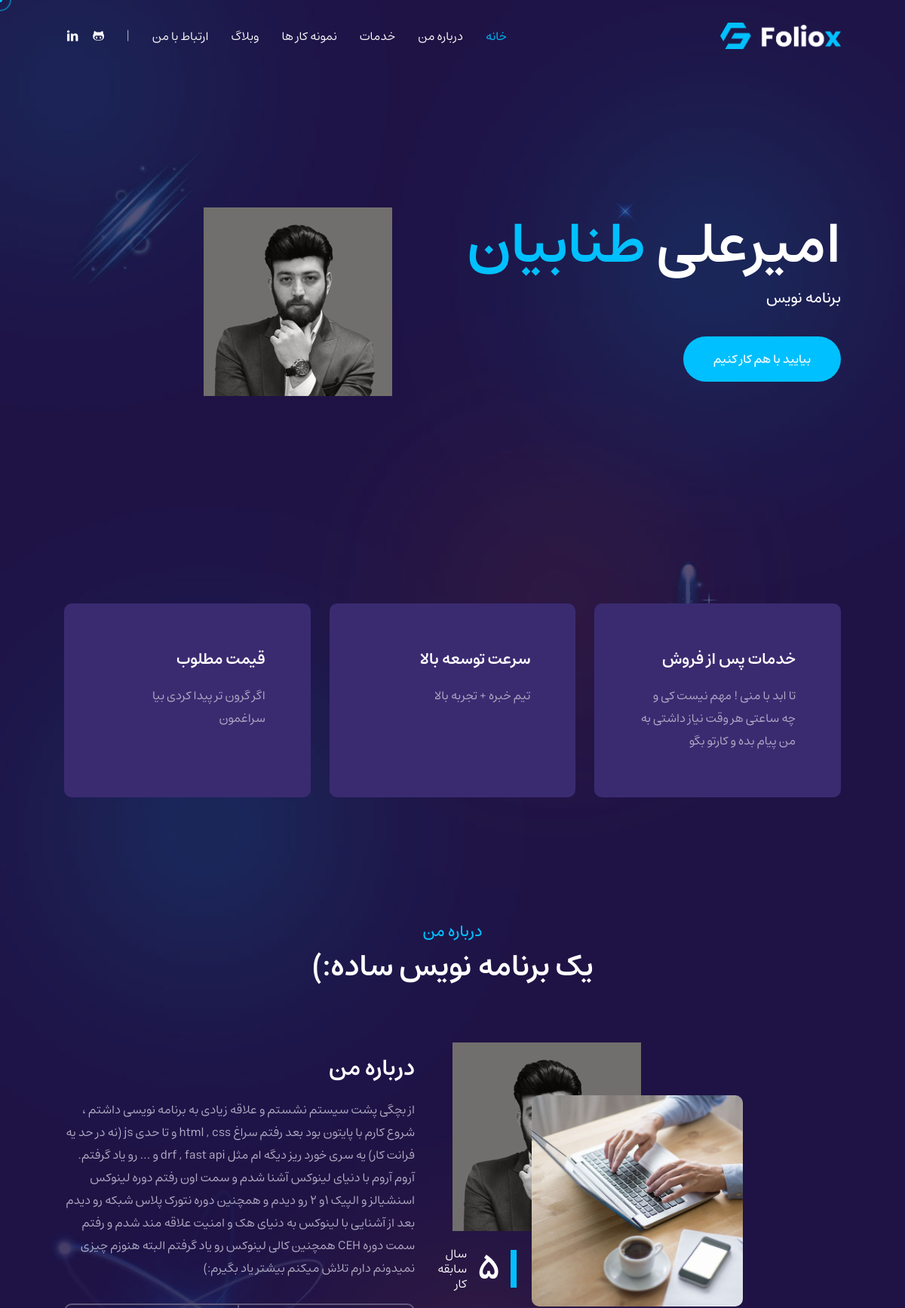
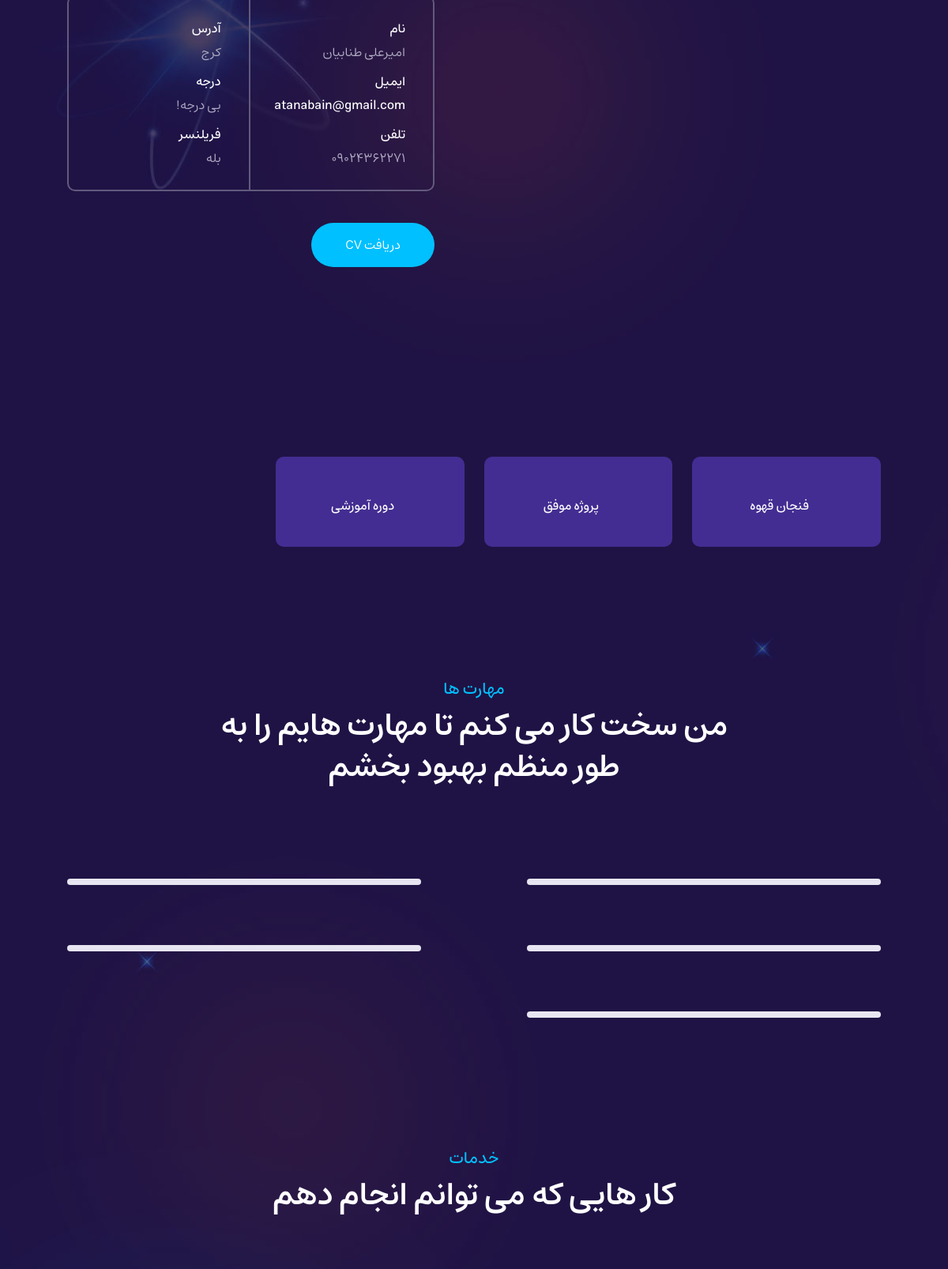
The page / (upper part) on the database its author committed (2 pictures, top to bottom).
### home_module/models.py (models this page shows, shortened)
class InfoModel(models.Model):
    name = models.CharField(max_length=50, verbose_name="نام")
    last_name = models.CharField(max_length=50, verbose_name="نام خانوادگی")
    short_discription = models.CharField(max_length=50, verbose_name="توضیح کوتاه")
    short_about = models.CharField(max_length=255, verbose_name="درباره شما(کوتاه)")
    about = models.TextField(verbose_name="درباره شما")
    phone_number = models.CharField(verbose_name="تلفن همراه", max_length=15)
    email = models.EmailField(verbose_name="ایمیل")
    small_address = models.CharField(verbose_name="شهر", max_length=100)
    is_freelancer = models.BooleanField(verbose_name="آیا فریلنسر هستید؟", default=True)
    work_experience = models.IntegerField(verbose_name="سابقه کار", validators=[
        MinValueValidator(0, "حداقل سابقه کار ۰ میباشد")
    ])
    degree = models.CharField(max_length=100, verbose_name="درجه")
    avatar = models.ImageField(upload_to="avatar/", verbose_name="تصویر پروفایل", null=True, blank=True)
    instagram_address = models.URLField(verbose_name="آدرس اینستاگرام (‌اختیاری)", null=True, blank=True)
    telegram_address = models.URLField(verbose_name="آدرس تلگرام (‌اختیاری)", null=True, blank=True)
    github_address = models.URLField(verbose_name="آدرس گیت ها (‌اختیاری)", null=True, blank=True)
    linkedin_address = models.URLField(verbose_name="آدرس لینکدین (‌اختیاری)", null=True, blank=True)
    is_active = models.BooleanField(verbose_name="فعال / غیرفعال", default=True)
    def full_name(self):
        return f'{self.name} {self.last_name}'
    class Meta:
        verbose_name = "تنظیم"
        verbose_name_plural = "تنظیمات"

class AttributeModel(models.Model):
    title = models.CharField(verbose_name="نام ویژگی", max_length=255)
    short_discription = models.CharField(verbose_name="توضیحی کوتاه", max_length=255)
    class Meta:
        verbose_name = "ویژگی"
        verbose_name_plural = "ویژگی ها"

class StatsModel(models.Model):
    title = models.CharField(max_length=250, verbose_name="عنوان")
    stats = models.IntegerField(verbose_name="عدد", validators=[
        MinValueValidator(0, 'نمیتوانید مقدار کمتر از صفر وارد کنید')
    ])
    class Meta:
        verbose_name = "آمار"
        verbose_name_plural = "آمار"

class SkillModel(models.Model):
    skill_name = models.CharField(max_length=100, verbose_name="نام مهارت")
    proficiency_level = models.IntegerField(verbose_name="درصد تسلط", validators=[
        MinValueValidator(0, "کمترین مقدار تسلط صفر است."),
        MaxValueValidator(100, "بیشترین مقدار تسلط ۱۰۰ است")
    ])
    class Meta:
        verbose_name = "مهارت"
        verbose_name_plural = "مهارت ها"

### home_module/views.py (the view, shortened to what this page needs)
# urls.py: path("", HomeView.as_view(), name="home_url"),
class HomeView(View):
    def dispatch(self, request, *args, **kwargs):
        info = InfoModel.objects.filter(is_active=True).last()
        skills = SkillModel.objects.all()
        comments = CommentModels.objects.all()
        educations = EducationModel.objects.all()
        experiences = WorkExperience.objects.all()
        try:
            stats = StatsModel.objects.all()[4]
        except IndexError:
            stats = StatsModel.objects.all()
        try:
            attributes = AttributeModel.objects.all()[3]
        except IndexError:
            attributes = AttributeModel.objects.all()
        portfolio_cats = PortfolioCategoryModel.objects.all()
        portfolios = PortfolioModel.objects.all()
        contact_form = ContactUsModelForm()
        try:
            blog_posts = ArticleModel.objects.filter(is_active=True).order_by("-id")[:3]
        except IndexError:  # dont have more then 3 post
            blog_posts = ArticleModel.objects.filter(is_active=True)
        self.context = {
            "info": info,
            "skills": skills,
            "comments": comments,
            "stats": stats,
            "educations": educations,
            "experiences": experiences,
            "attributes": attributes,
            "portfolio_cats": portfolio_cats,
            "portfolios": portfolios,
            "form": contact_form,
            "posts": blog_posts,
        }
        return super().dispatch(request, *args, **kwargs)
    def get(self, request: HttpRequest):
        return render(request, "index.html", self.context)

### templates/index.html (shortened to what this page needs)
{% load static %}
{% load jformat %}
<!DOCTYPE html>
<html lang="en">
<head>
	<link rel="stylesheet" type="text/css" href="{% static 'css/plugins.css' %}"/>
	<link rel="stylesheet" type="text/css" href="{% static 'css/style.css' %}"/>
</head>
<body>
<div class="foliox_tm_all_wrap" data-magic-cursor="show">
	<div class="foliox_tm_header">
		<div class="container">
			<div class="inner">
				<div class="logo">
					<a class="anchor" href="#home"><img src="{% static 'images/logo/logo.png' %}" alt=""/></a>
				</div>
				<div class="details">
					<div class="menu">
						<ul class="anchor_nav">
							<li class="current"><a href="#home">خانه</a></li>
							<li><a href="#about">درباره من</a></li>
							<li><a href="#service">خدمات</a></li>
							<li><a href="#portfolio">نمونه کار ها</a></li>
							<li><a href="#blog">وبلاگ</a></li>
							<li><a href="#contact">ارتباط با من</a></li>
						</ul>
					</div>
					<div class="social">
						<ul>
							{% if info.github_address %}
								<li><a href="{{ info.github_address }}"><i class="icon-github-1"></i></a></li>
							{% endif %}
							{% if info.linkedin_address %}
								<li><a href="{{ info.linkedin_address }}"><i class="icon-linkedin-1"></i></a></li>
							{% endif %}
						</ul>
					</div>
				</div>
			</div>
		</div>
	</div>
	<div class="foliox_tm_section" id="home">
		<div class="foliox_tm_hero">
			<div class="container">
				<div class="content">
					<div class="left">
						<h3 class="name">{{ info.name }} <span>{{ info.last_name }}</span></h3>
						<p class="job">{{ info.short_discription }}</p>
						<div class="foliox_tm_button">
							<a class="anchor tm1" href="#contact"><span>بیایید با هم کار کنیم</span></a>
						</div>
					</div>
					<div class="right">
						<img class="tilt-effect" src="{{ info.avatar.url }}" alt=""/>
					</div>
				</div>
			</div>
		</div>
	</div>
	<div class="foliox_tm_section">
		<div class="foliox_tm_features">
			<div class="container">
				<div class="list">
					<ul>
						{% for attr in attributes %}
							<li class="wow fadeInUp" data-wow-duration="1s">
								<div class="list_inner tilt-effect">
									<h3 class="title">{{ attr.title }}</h3>
									<p class="text">
										{{ attr.short_discription }}
									</p>
								</div>
							</li>
						{% endfor %}
					</ul>
				</div>
			</div>
		</div>
	</div>
	<div class="foliox_tm_section" id="about">
		<div class="foliox_tm_about">
			<div class="container">
				<div class="foliox_tm_main_title">
					<span>درباره من</span>
					<h3>{{ info.short_about }}</h3>
				</div>
				<div class="wrapper">
					<div class="left">
						<div class="big_image">
							<div class="small_image">
								<div class="in">
									<div class="main tilt-effect" data-img-url="img/about/2.jpg"></div>
								</div>
							</div>
							<span class="badge"><img class="svg" src="{% static 'images/svg/ribbon.svg' %}"
							                         alt=""/></span>
							<div class="experience">
								<div class="inner">
									<h3>{{ info.work_experience }}</h3>
									<span>سال<br/>سابقه کار</span>
								</div>
							</div>
						</div>
					</div>
					<div class="right">
						<h3 class="title">درباره من</h3>
						<p class="text">
							{{ info.about }}
						</p>
						<div class="list">
							<ul>
								<li>
									<ul class="item">
										<li>
											<span>نام</span>
											<p>{{ info.full_name }}</p>
										</li>
										<li>
											<span>ایمیل</span>
											<p><a href="#"><span class="__cf_email__"
											                     data-cfemail="721a171e1e1d32141d1e1b1d0a5c111d1f">{{ info.email }}</span></a>
											</p>
										</li>
										<li>
											<span>تلفن</span>
											<p class="tm2">{{ info.phone_number }}</p>
										</li>
									</ul>
								</li>
								<li>
									<ul class="item">
										<li>
											<span>آدرس</span>
											<p>{{ info.small_address }}</p>
										</li>
										<li>
											<span>درجه</span>
											<p>{{ info.degree }}</p>
										</li>
										<li>
											<span>فریلنسر</span>
											{% if info.is_freelancer %}
												<p>بله</p>
											{% else %}
												<p>خیر</p>
											{% endif %}
										</li>
									</ul>
								</li>
							</ul>
						</div>
						<div class="foliox_tm_button">
							<a href="{% static 'images/cv/1.jpg' %}" download><span>دریافت CV</span></a>
						</div>
					</div>
				</div>
			</div>
		</div>
	</div>
	<div class="foliox_tm_section">
		<div class="foliox_tm_counter">
			<div class="container">
				<div class="counter_list">
					<ul>
						{% for stat in stats %}
							<li>
								<div class="list_inner tilt-effect">
									<span class="title">{{ stat.title }}</span>
								</div>
							</li>
						{% endfor %}
					</ul>
				</div>
			</div>
		</div>
	</div>
	<div class="foliox_tm_section">
		<div class="foliox_tm_skills">
			<div class="container">
				<div class="foliox_tm_main_title">
					<span>مهارت ها</span>
					<h3>من سخت کار می کنم تا مهارت هایم را به طور منظم بهبود بخشم</h3>
				</div>
				<div class="list">
					<div class="left">
						<div class="dodo_progress wow fadeInUp" data-wow-duration="1s">
							{% for skill in skills %}
								{% if not forloop.counter|divisibleby:2 %}
									<div class="progress_inner" data-value="{{ skill.proficiency_level }}">
										<span><span class="label">{{ skill.skill_name }}</span></span>
										<div class="background">
										</div>
									</div>
								{% endif %}
							{% endfor %}
						</div>
					</div>
					<div class="right">
						<div class="dodo_progress wow fadeInUp" data-wow-duration="1s">
							{% for skill in skills %}
								{% if forloop.counter|divisibleby:2 %}
									<div class="progress_inner" data-value="{{ skill.proficiency_level }}">
										<span><span class="label">{{ skill.skill_name }}</span></span>
										<div class="background">
										</div>
									</div>
								{% endif %}
							{% endfor %}
						</div>
					</div>
				</div>
			</div>
		</div>
	</div>
	<div class="foliox_tm_section" id="service">
		<div class="foliox_tm_services">
			<div class="container">
				<div class="foliox_tm_main_title">
					<span>خدمات</span>
					<h3>کار هایی که می توانم انجام دهم</h3>
				</div>
			</div>
		</div>
	</div>
	<div class="mouse-cursor cursor-outer"></div>
</div>
</body>
</html>

### rows shown on the page
InfoModel: name "امیرعلی", last_name "طنابیان", short_discription "برنامه نویس", avatar (picture), short_about "یک برنامه نویس ساده:)", work_experience "5", about "از بچگی پشت سیستم نشستم و علاقه زیادی به برنامه نویسی داشتم ، شروع کارم با پایتون بود بعد رفتم سراغ html , css و تا حدی js (‌نه در حد یه فرانت کار)‌ یه سری خورد ریز دیگه ام مثل drf , fast api و ... رو یاد گرفتم. آروم آروم با دنیای لینوکس آشنا شدم و سمت اون رفتم دوره لینوکس اسنشیالز و الپیک ۱و ۲ رو دیدم و همچنین دوره نتورک پلاس شبکه رو دیدم بعد از آشنایی با لینوکس به دنیای هک و امنیت علاقه مند شدم و رفتم سمت دوره CEH همچنین کالی لینوکس رو یاد گرفتم البته هنوزم چیزی نمیدونم دارم تلاش میکنم بیشتر یاد بگیرم:)", full_name "امیرعلی طنابیان", email "atanabain@gmail.com", phone_number "09024362271", small_address "کرج", degree "بی درجه!"
AttributeModel: title "خدمات پس از فروش", short_discription "تا ابد با منی ! مهم نیست کی و چه ساعتی هر وقت نیاز داشتی به من پیام بده و کارتو بگو"
AttributeModel: title "سرعت توسعه بالا", short_discription "تیم خبره + تجربه بالا"
AttributeModel: title "قیمت مطلوب", short_discription "اگر گرون تر پیدا کردی بیا سراغمون"
StatsModel: title "فنجان قهوه"
StatsModel: title "پروژه موفق"
StatsModel: title "دوره آموزشی"
SkillModel: {{ skill.proficiency_level }} 80 (drawn)
SkillModel: {{ skill.proficiency_level }} 75 (drawn)
SkillModel: {{ skill.proficiency_level }} 25 (drawn)
SkillModel: {{ skill.proficiency_level }} 90 (drawn)
SkillModel: {{ skill.proficiency_level }} 95 (drawn)
